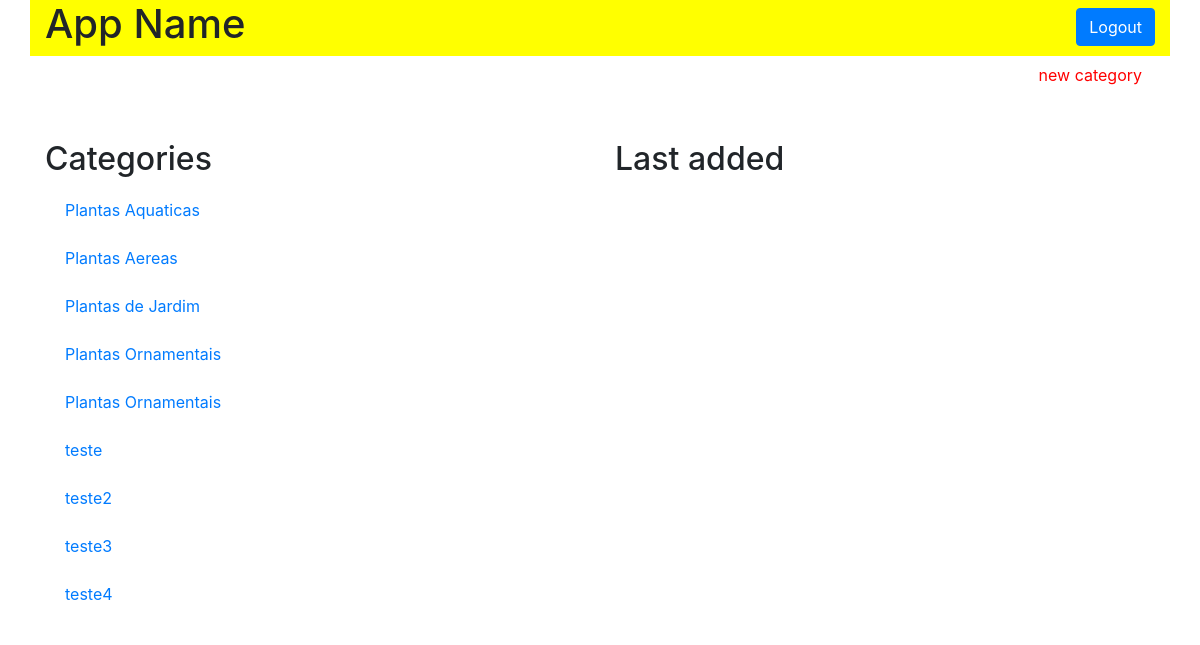
Page /category on the earlier database version.
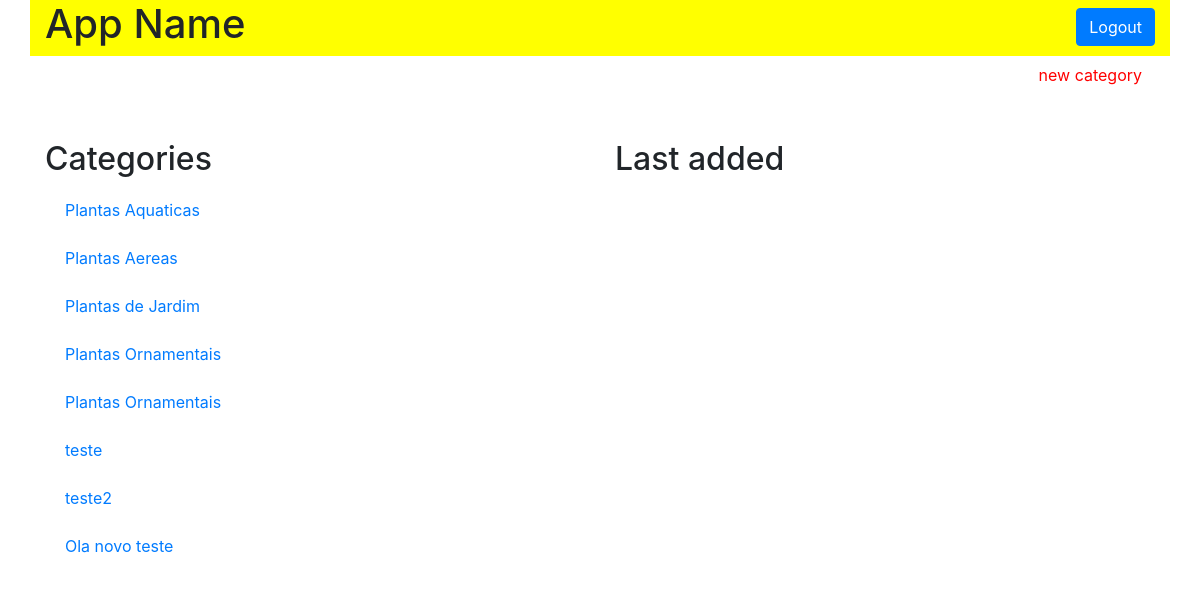
Same page on the later database version.
### models.py (models this page shows, shortened)
class Category(Base):
    __tablename__ = 'category'
    id = Column(Integer, primary_key=True)
    name = Column(String(50), nullable=False)

### application.py (the view)
@app.route('/category')
def catalogFunction():
    category = session.query(Category)
    if category == 0:
        flash("You have no categories yet!")
        return render_template('catalog.html', plantas=category)
    else:
        return render_template('catalog.html', plantas=category)

### templates/catalog.html (shortened to what this page needs)
<!DOCTYPE html>
<html lang="pt-br">
<head>
  <link rel="stylesheet" href="https://stackpath.bootstrapcdn.com/bootstrap/4.3.1/css/bootstrap.min.css">
  <link rel="stylesheet" href="{{ url_for('static', filename='styles.css') }}" />
</head>
<body>
  <div class="container">
    <header id="top-header" class="row">
      <div class="col-md-6">
        <h1>App Name</h1>
      </div>
      <div class="col-md-6">
        <button type="button"  id="log-in-out-button" class="btn btn-primary">Logout</button>
      </div>
    </header>
    <section class="row">
      <div class="col-md-12">
        <a href="#">
          <button id="new-item-button" class="btn btn-default link-color">
            new category
          </button>
        </a>
    </section>
    <section class="row">
      <div id="item-description" class="col-md-6">
        <h2>Categories</h2>
        {% for i in plantas %}
          <div class="list-group">
            <a href="#" class="list-group-item">{{ i.name }}</a>
          </div>
        {% endfor %}
      </div>
      <div id="item-description" class="col-md-6">
        <h2>Last added</h2>
      </div>
    </section>
  </div>
</body>
</html>

### static/styles.css (style rules this page uses)
#top-header { background-color: yellow; }
#log-in-out-button { float: right; margin-top: 1.5%; }
#new-item-button { float: right; }
.list-group-item { border: 0px; }
#item-description { margin-top: 4%; }
.link-color { color: red; }

Differences in the rows shown:
removed Category: name "teste3"
removed Category: name "teste4"
added Category: name "Ola novo teste"
